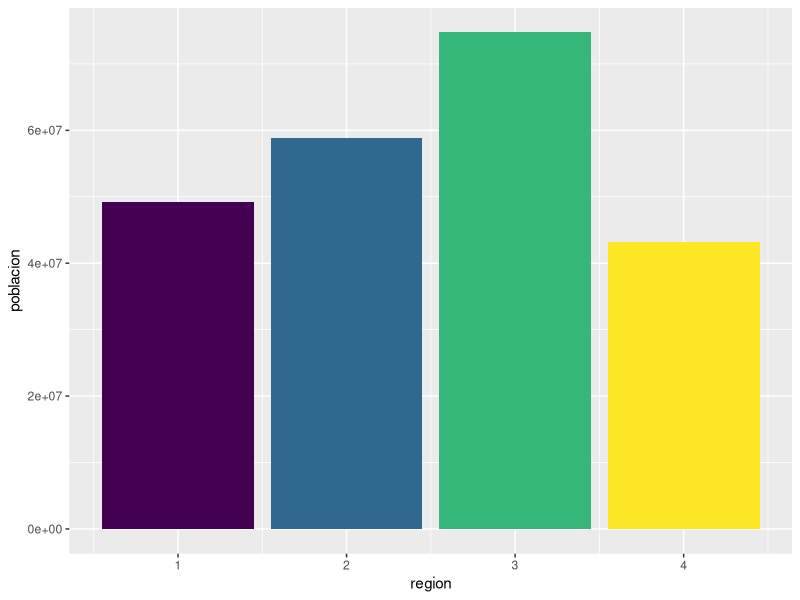
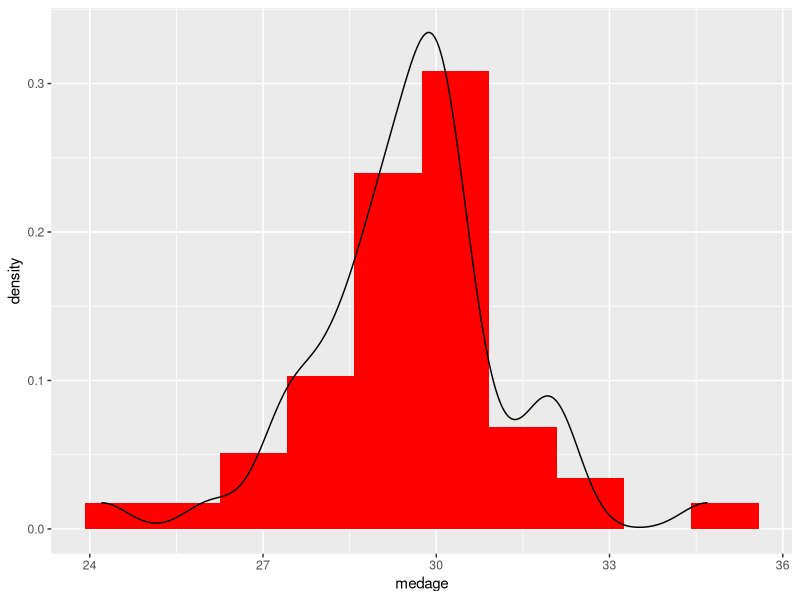

Source code (R) for these figures, in order:
library(tidyverse)
#Usando la función sample
dado_honesto=sample(1:6, size = 100, replace = TRUE)

#Variable discreta, tabla de frecuencia absoluta
table(dado_honesto)

dado <-
  data.frame(A = 1:100, dado_A = dado_honesto)

dado %>% count(a=dado$dado_A)

#Tabla de frecuencia relativa
signif(prop.table(table(dado$dado_A)), 2)

dado %>%
  count(dado_A) %>%
  mutate(dado_A, relFreq = prop.table(n), n=NULL)

#Dado cargado
pesos=c(1/7, 1/7, 1/7, 1/7, 1/7, 2/7)
dado_honesto=sample(1:6, size = 100, replace = TRUE, prob=pesos)

#Uso de rep y seq
v1=rep(4:1,each=4)
v2=rep(1:5,times=seq(1,5))
v3=rep(1:4,4)

#Tabla mpg2
mpg %>% select (starts_with("c")) %>% filter(class == "pickup") -> mpg2
mpg2

#Tabla census
library(haven)
census <- read_dta("data/census.dta")

##¿Cuáles son las poblaciones totales de las regiones censales?
census %>% group_by(region) %>% summarise( poblacion=sum(pop) ) -> censoT
censoT

##Representa esas poblaciones totales en un diagrama de barras (una barra por región censal)
library(viridisLite)
ggplot(censoT, aes(region, poblacion)) +
  geom_col(fill=viridis(4))

##Ordena los estados por población, de mayor a menor.
census %>% arrange(desc(pop))

##Crea una nueva variable que contenga la tasa de divorcios /matrimonios para cada estado.
census %>% summarise( state, rateDivMa=divorce/marriage ) %>% arrange(rateDivMa)

##Edad mediana y proporcion 18
census %>%
  summarise(Estado=state ,Prop18=pop18p/pop, EdadMediana=medage) %>%
  arrange(EdadMediana) %>% head(10)

##Histograma y curva de densidad
ggplot(data=census)+geom_histogram(mapping = aes(x=medage,y=stat(density)),bins=10,fill="red")+
geom_density(mapping = aes(medage))

